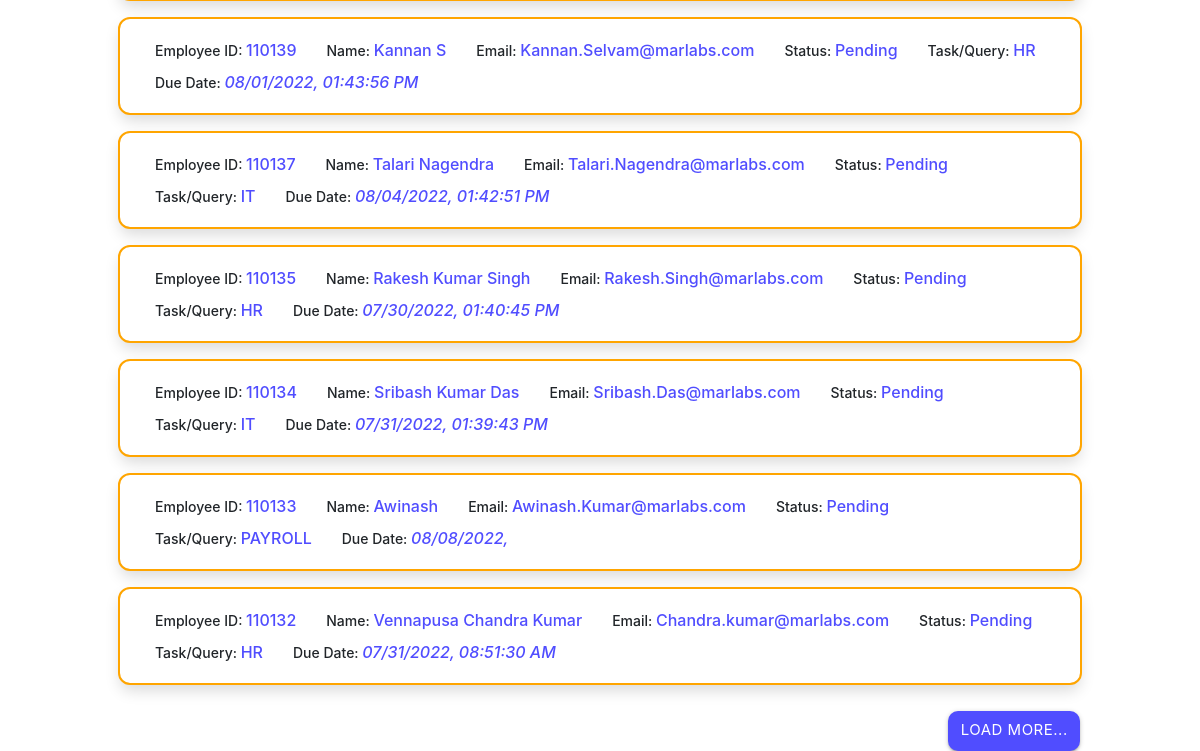
The page / (signed in, lower part) on the database as committed earlier.
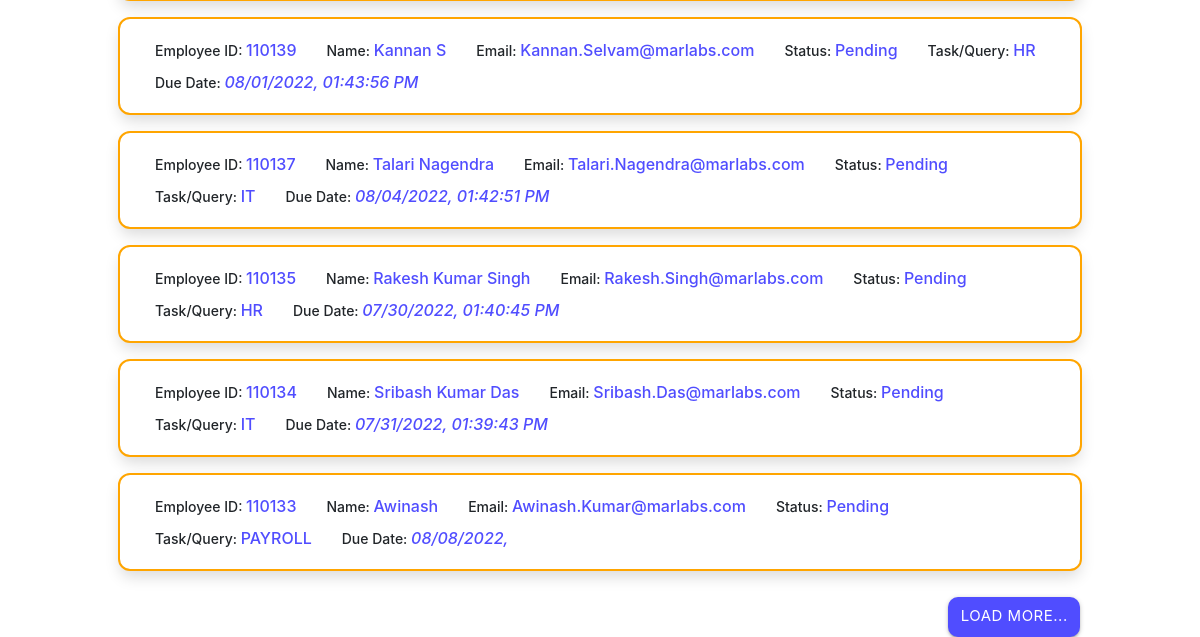
The same page on the database as committed later.
### taskData/models.py (models this page shows)
class TaskData(models.Model):
    empid = models.TextField(max_length=20)
    empname = models.TextField(max_length=50)
    empemail = models.TextField(max_length=50)
    taskname = models.TextField(max_length=100)
    duedate = models.TextField(max_length=20)
    taskstatus = models.TextField(max_length=15)
    tasksummary = models.TextField(max_length=500)
    createdon = models.DateField()

### mtracker/views.py (the view)
# urls.py: 2. Add a URL to urlpatterns:  path('', views.home, name='home')
@login_required(login_url="/login")
def home(request):
    totaltask = TaskData.objects.all().count()
    completedtask = TaskData.objects.filter(taskstatus='Completed').count()
    pendingtask = TaskData.objects.filter(taskstatus='Pending').count()
    context = {
        "totaltask":totaltask,
        "completedtask":completedtask,
        "pendingtask":pendingtask
    }
    taskData = TaskData.objects.filter().exclude(taskstatus='Completed').order_by('-id')
    return render(request, 'Dashboard.html', {"context":context, "taskData":taskData})

### templates/Dashboard.html (shortened to what this page needs)
{% extends "base.html" %}
{% block body %}
{% if request.user.is_authenticated %}
<div style="padding: 0% 10% 0% 10%;">
    <ul class="collapsible">
        {% for data in taskData %}
        <li class="task-card {{data.taskstatus}}">
            <div class="collapsible-header">
                <div class="employee-info">
                    <div class="">Employee ID: <span>{{data.empid}}</span></div>
                    <div class="">Name: <span>{{data.empname}}</span></div>
                    <div class="">Email: <span>{{data.empemail}}</span></div>
                    <div class="">Status: <span>{{data.taskstatus}}</span></div>
                    <div>Task/Query: <span>{{data.taskname}}</span></div>
                    <div class="">Due Date: <span class="summary-date">{{data.duedate}}</span></div>
                </div>
            </div>
        </li>
        {% endfor %}
        <center>
            <button class="btn load-more-btn waves-effect waves-light" onclick="">Load More...</button>
        </center>
        <br>
    </ul>
</div>
{% endif %}
{% endblock %}

Rows that differ between the two databases and show on the page:
no longer on this page (row edited): TaskData: empid "110132", empname "Vennapusa Chandra Kumar", empemail "Chandra.kumar@marlabs.com", taskstatus "Pending", taskname "HR", duedate "07/31/2022, 08:51:30 AM"
